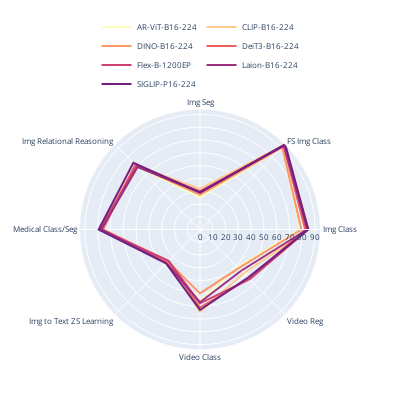

Notebook code cell kept with this figure:
### Code cell
import plotly.express as px
# Preprocess data for polar plot
color_palette = px.colors.sequential.Magma_r  # Original palette
target_length = len(pretraining_shift)
color_palette = generate_palette(color_palette, target_length)

categories = df.columns[-8:]  # Exclude the first column (Model.Metric)
values = df.iloc[:, -8:].values  # Exclude the first column

categories = [category.replace("Classification", "Class").replace("Zero Shot", "ZS").replace("Image", "Img").replace("Regression", "Reg").replace("Few Shot", "FS").replace("Segmentation", "Seg") for category in categories]  # Shorten the category names
# dataframe that includes only Model.Metrics matching entries in pretraining_shift
new_df = df[df['Model.Metric'].isin(pretraining_shift)]
columns = new_df.columns
# gaussian normalization
# for col in columns[1:]:
#     new_df[col] = (new_df[col] - new_df[col].mean()) / new_df[col].std()
values = new_df.iloc[:, -8:].values  # Exclude the first column
new_df = new_df.reset_index(drop=True)
# Create polar plot for each model
fig = go.Figure()
for i, model in enumerate(pretraining_shift):
    id = new_df[new_df['Model.Metric'] == model].index[0]
    color_index = i % len(color_palette)  # Ensure the index is within the range of the color palette
    fig.add_trace(go.Scatterpolar(
        r=values[i],
        theta=categories,
        name=model,
        mode='lines',
        line=dict(color=color_palette[color_index])  
        
    ))
    fig.add_trace(go.Scatterpolar(
        r=[values[i][0], values[i][-1]],
        theta=[categories[0], categories[-1]],
        name=model,
        mode='lines',
        showlegend=False,
        line=dict(color=color_palette[color_index]) 
        
    ))
    
    

# Update layout
fig.update_layout(
    height=400,
    width=400,
    autosize=True,
    margin=dict(
            l=50,
            r=50,
            b=50,
            t=100,
            pad=4
        ),
    font=dict(
        size=8
    ),
)

# make legend smaller and move it to the top center
fig.update_layout(
    legend=dict(
        orientation="h",
        yanchor="top",
        y=1.4,
        xanchor="center",
        x=0.5
    )
)

fig.show()
fig.write_image("pretraining_polar_plot.pdf")
fig.write_image("pretraining_polar_plot.png")

### Figure 1 — Plotly figure (JSON) as saved in the notebook; plotly's stock layout.template omitted (floating-point values rounded to 4 significant figures)
{"data": [{"line": {"color": "#fcfdbf"}, "mode": "lines", "name": "AR-ViT-B16-224", "r": [78.45, 91.29, 25.09, 70.18, 76.65, 35.96, 56.01, 41.53], "theta": ["Img Class", "FS Img Class", "Img Seg", "Img Relational Reasoning", "Medical Class/Seg", "Img to Text ZS Learning", "Video Class", "Video Reg"], "type": "scatterpolar"}, {"line": {"color": "#fcfdbf"}, "mode": "lines", "name": "AR-ViT-B16-224", "r": [78.45, 41.53], "showlegend": false, "theta": ["Img Class", "Video Reg"], "type": "scatterpolar"}, {"line": {"color": "#feca8d"}, "mode": "lines", "name": "CLIP-B16-224", "r": [85.03, 94.01, 31.7, 70.98, 78.27, 36.07, 64.32, 48.39], "theta": ["Img Class", "FS Img Class", "Img Seg", "Img Relational Reasoning", "Medical Class/Seg", "Img to Text ZS Learning", "Video Class", "Video Reg"], "type": "scatterpolar"}, {"line": {"color": "#feca8d"}, "mode": "lines", "name": "CLIP-B16-224", "r": [85.03, 48.39], "showlegend": false, "theta": ["Img Class", "Video Reg"], "type": "scatterpolar"}, {"line": {"color": "#fd9668"}, "mode": "lines", "name": "DINO-B16-224", "r": [79.25, 90.9, 27.07, 71.01, 78.45, 35.47, 49.93, 42.71], "theta": ["Img Class", "FS Img Class", "Img Seg", "Img Relational Reasoning", "Medical Class/Seg", "Img to Text ZS Learning", "Video Class", "Video Reg"], "type": "scatterpolar"}, {"line": {"color": "#fd9668"}, "mode": "lines", "name": "DINO-B16-224", "r": [79.25, 42.71], "showlegend": false, "theta": ["Img Class", "Video Reg"], "type": "scatterpolar"}, {"line": {"color": "#f1605d"}, "mode": "lines", "name": "DeiT3-B16-224", "r": [82.21, 92.5, 28.96, 71.46, 75.97, 35.06, 60.98, 54.37], "theta": ["Img Class", "FS Img Class", "Img Seg", "Img Relational Reasoning", "Medical Class/Seg", "Img to Text ZS Learning", "Video Class", "Video Reg"], "type": "scatterpolar"}, {"line": {"color": "#f1605d"}, "mode": "lines", "name": "DeiT3-B16-224", "r": [82.21, 54.37], "showlegend": false, "theta": ["Img Class", "Video Reg"], "type": "scatterpolar"}, {"line": {"color": "#cd4071"}, "mode": "lines", "name": "Flex-B-1200EP", "r": [84.61, 92.73, 29.81, 70.22, 78.12, 34.67, 57.67, 54.96], "theta": ["Img Class", "FS Img Class", "Img Seg", "Img Relational Reasoning", "Medical Class/Seg", "Img to Text ZS Learning", "Video Class", "Video Reg"], "type": "scatterpolar"}, {"line": {"color": "#cd4071"}, "mode": "lines", "name": "Flex-B-1200EP", "r": [84.61, 54.96], "showlegend": false, "theta": ["Img Class", "Video Reg"], "type": "scatterpolar"}, {"line": {"color": "#9e2f7f"}, "mode": "lines", "name": "Laion-B16-224", "r": [83.7, 92.83, 28.98, 69.02, 77.2, 37.19, 56.86, 45.6], "theta": ["Img Class", "FS Img Class", "Img Seg", "Img Relational Reasoning", "Medical Class/Seg", "Img to Text ZS Learning", "Video Class", "Video Reg"], "type": "scatterpolar"}, {"line": {"color": "#9e2f7f"}, "mode": "lines", "name": "Laion-B16-224", "r": [83.7, 45.6], "showlegend": false, "theta": ["Img Class", "Video Reg"], "type": "scatterpolar"}, {"line": {"color": "#721f81"}, "mode": "lines", "name": "SIGLIP-P16-224", "r": [84.59, 94.19, 28.87, 73.62, 79.22, 37.49, 62.89, 53.17], "theta": ["Img Class", "FS Img Class", "Img Seg", "Img Relational Reasoning", "Medical Class/Seg", "Img to Text ZS Learning", "Video Class", "Video Reg"], "type": "scatterpolar"}, {"line": {"color": "#721f81"}, "mode": "lines", "name": "SIGLIP-P16-224", "r": [84.59, 53.17], "showlegend": false, "theta": ["Img Class", "Video Reg"], "type": "scatterpolar"}], "layout": {"autosize": true, "font": {"size": 8}, "height": 400, "legend": {"orientation": "h", "x": 0.5, "xanchor": "center", "y": 1.4, "yanchor": "top"}, "margin": {"b": 50, "l": 50, "pad": 4, "r": 50, "t": 100}, "width": 400}}
